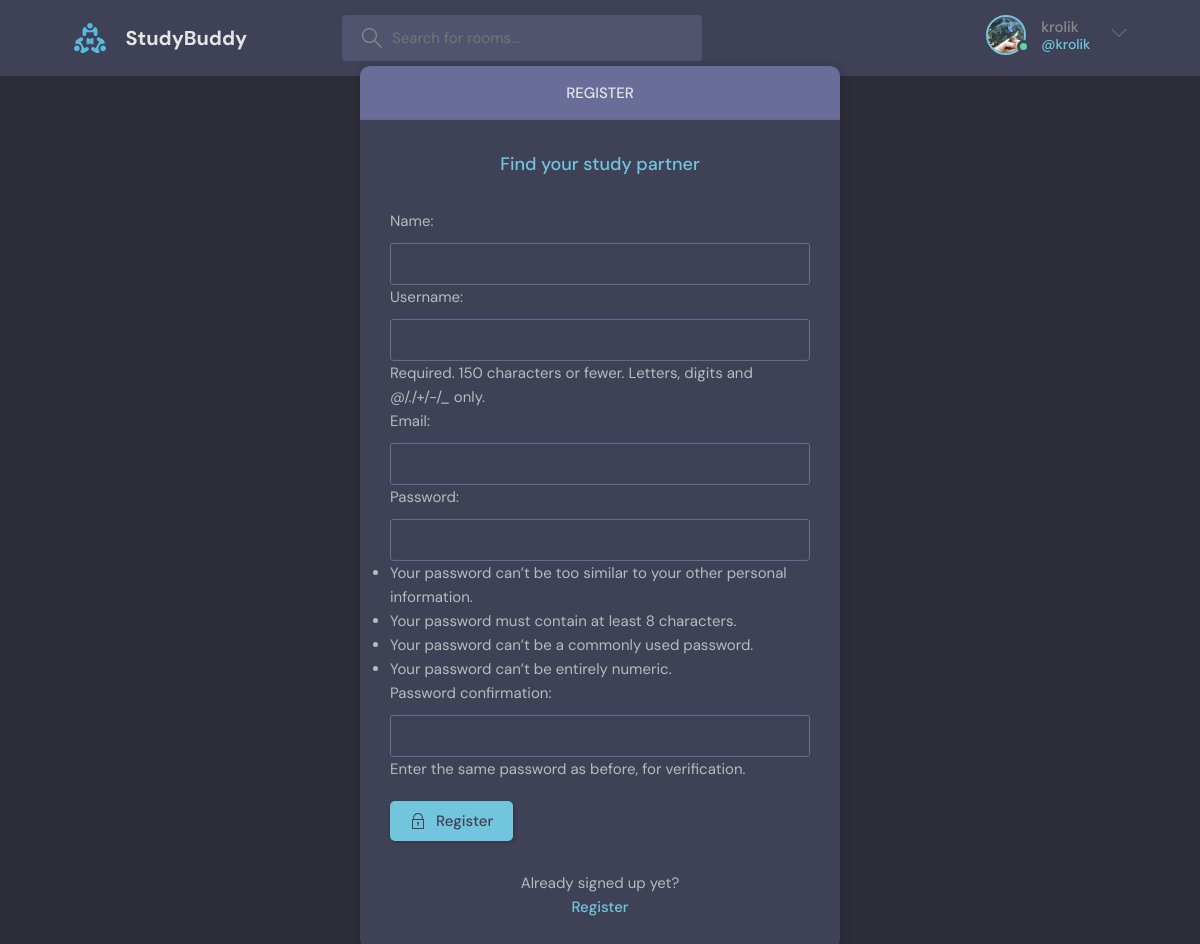
Page /register/ (signed in) on the committed database.
### base/models.py (models this page shows)
class User(AbstractUser):
    name=models.CharField(max_length=200, null=True)
    email = models.EmailField(unique=True,null=True)
    bio=models.TextField(null=True)
    avatar=models.ImageField(null=True, default="avatar.svg")
    USERNAME_FIELD = 'email'
    REQUIRED_FIELDS = []

### base/views.py (the view, shortened to what this page needs)
# urls.py: path('register/', views.registerPage, name="register"),
def registerPage(request):
    form = MyUserCreationForm()
    return render(request, 'base/login_register.html', {'form': form})

### base/forms.py
class MyUserCreationForm(UserCreationForm):
    class Meta:
        model = User
        fields=['name', 'username', 'email', 'password1', 'password2']

### base/templates/base/login_register.html (shortened to what this page needs)
{% extends 'main.html' %}
{% block content %}
<main class="auth layout">
    <div class="container">
        <div class="layout__box">
            {% if page == 'login' %}
            <div class="layout__boxHeader">
                <div class="layout__boxTitle">
                    <h3>Sign up</h3>
                </div>
            </div>
            <div class="layout__body">
                <h2 class="auth__tagline">Find your study partner</h2>
                <form method="POST" , action="">
                    <div class="form__group form__group">
                        {% csrf_token %}
                        <label for="room_name">E-mail</label>
                        <input id="username" type="text" name="email" placeholder="Enter Email "/>
                    </div>
                    <div class="form__group">
                        {% csrf_token %}
                        <label for="password">Password</label>
                        <input type="password" name="password" placeholder="Enter password "/>
                    </div>
                    <button class="btn btn--main" type="submit">
                        <svg
                                version="1.1"
                                xmlns="http://www.w3.org/2000/svg"
                                width="32"
                                height="32"
                                viewBox="0 0 32 32"
                        >
                            <title>lock</title>
                            <path
                                    d="M27 12h-1v-2c0-5.514-4.486-10-10-10s-10 4.486-10 10v2h-1c-0.553 0-1 0.447-1 1v18c0 0.553 0.447 1 1 1h22c0.553 0 1-0.447 1-1v-18c0-0.553-0.447-1-1-1zM8 10c0-4.411 3.589-8 8-8s8 3.589 8 8v2h-16v-2zM26 30h-20v-16h20v16z"
                            ></path>
                            <path
                                    d="M15 21.694v4.306h2v-4.306c0.587-0.348 1-0.961 1-1.694 0-1.105-0.895-2-2-2s-2 0.895-2 2c0 0.732 0.413 1.345 1 1.694z"
                            ></path>
                        </svg>
                        Sign Up
                    </button>
                </form>
                <div class="auth__action">
                    <p>Havent signed up yet?</p>
                    <a href="{% url 'register' %}" class="btn btn--link">Register</a>
                </div>
            </div>
            {% else %}
            <div class="layout__boxHeader">
                <div class="layout__boxTitle">
                    <h3>Register</h3>
                </div>
            </div>
            <div class="layout__body">
                <h2 class="auth__tagline">Find your study partner</h2>
                <form method="POST" , action="">
                    <div class="form__group form__group">
                        {{form.as_p}}
                    </div>
                    <button class="btn btn--main" type="submit">
                        Register
                    </button>
                </form>
                <div class="auth__action">
                    <p>Already signed up yet?</p>
                    <a href="{% url 'login' %}" class="btn btn--link">Register</a>
                </div>
            </div>
            {% endif %}
        </div>
    </div>
</main>
{% endblock content %}

### templates/navbar.html (shortened to what this page needs)
{% load static %}
<header class="header header--loggedIn">
    <div class="container">
        <a href="{% url 'home' %}" class="header__logo">
            <img src="{% static 'images/logo.svg' %}" />
            <h1>StudyBuddy</h1>
        </a>
        <form class="header__search" method="GET" action="{% url 'home' %}">
            <label>
                <input name="q" placeholder="Search for rooms..."/>
            </label>
        </form>
        <nav class="header__menu">
            {% if request.user.is_authenticated %}
            <div class="header__user">
                <a href="{% url 'user_profile' request.user.id %}">
                    <div class="avatar avatar--medium active">
                        <img src="{{request.user.avatar.url}}"/>
                    </div>
                    <p>{{request.user.username}} <span>@{{request.user.username}}</span></p>
                </a>
                <button class="dropdown-button">
                    <svg version="1.1" xmlns="http://www.w3.org/2000/svg" width="32" height="32" viewBox="0 0 32 32">
                        <title>chevron-down</title>
                        <path d="M16 21l-13-13h-3l16 16 16-16h-3l-13 13z"></path>
                    </svg>
                </button>
            </div>
            {% else %}
            <a href="{% url 'login' %}">
              <img src="{% static 'images/avatar.svg' %}" />
              <p>Login</p>
            </a> -->
            {% endif %}
        </nav>
    </div>
</header>

### rows in the picture
User: user.avatar (picture), user.username "krolik"
